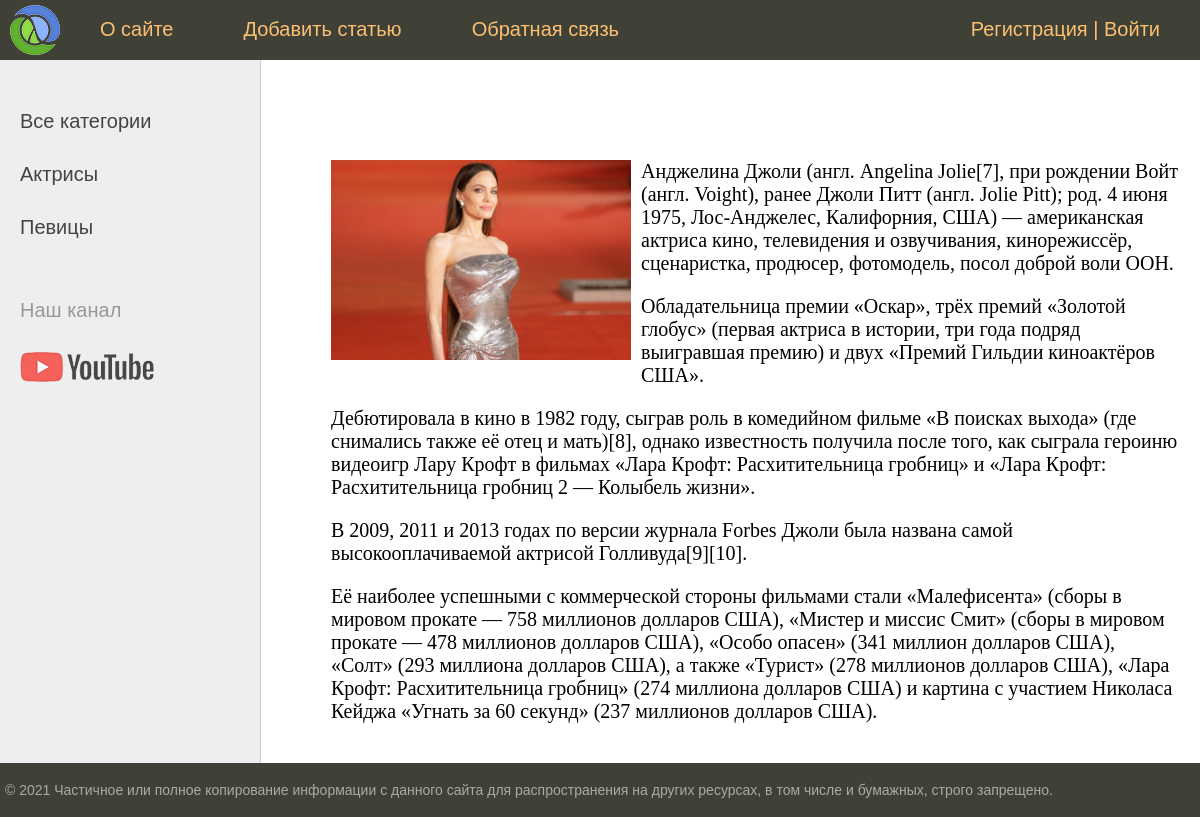
The page /post/andzhelina-dzholi on the database its author committed.
### women/models.py (models this page shows, shortened)
class Category(models.Model):
    name = models.CharField(max_length=100, db_index=True, verbose_name="Категория")
    slug = models.SlugField(max_length=255, unique=True, db_index=True, verbose_name="URL")
    def get_absolute_url(self):
        return reverse('category', kwargs={'cat_slug':self.slug})
    class Meta:
        verbose_name = "Категории"
        verbose_name_plural = "Категории"
        ordering = ['id',]

class Women(models.Model):
    title = models.CharField(max_length=255, verbose_name="Заголовок")
    slug = models.SlugField(max_length=255, unique=True, db_index=True, verbose_name="URL")
    content = models.TextField(verbose_name="Контент")
    photo = models.ImageField(upload_to="photos/%Y/%m/%d/", blank=True, verbose_name="Фото")
    time_create = models.DateTimeField(auto_now_add=True, verbose_name="Время создания")
    time_update = models.DateTimeField(auto_now=True, verbose_name="Время обновления")
    is_published = models.BooleanField(default=True, verbose_name="Публикация")
    category = models.ForeignKey('Category', on_delete=models.PROTECT, verbose_name="Категория")
    class Meta:
        verbose_name = "Известные женщины"
        verbose_name_plural = "Известные женщины"
        ordering = ['time_create', 'title']

### women/views.py (the view)
# urls.py: path('post/<slug:post_slug>', views.ShowPost.as_view(), name='post'),
class ShowPost(DetailView):
    model = models.Women
    template_name = "women/post.html"
    slug_url_kwarg = 'post_slug'
    context_object_name = "post"
    def get_context_data(self, **kwargs):
        context = super().get_context_data(**kwargs)
        context['menu'] = menu
        return context

### women/templatetags/women_tags.py (called while the page is built)
@register.inclusion_tag("women/list_categories.html")
def show_categories(sort=None, category_selected=0):
    if not sort:
        categories = models.Category.objects.all()
    else:
        categories = models.Category.objects.order_by(sort)
    return {"categories":categories, "category_selected":category_selected}

### women/templates/women/post.html (shortened to what this page needs)
{% extends 'women/base.html' %}
{% block content %}
    {% if post.photo %}
    <p><img class="img-article-left" src="{{post.photo.url}}"></p>
    {% endif %}
{{ post.content | linebreaks }}
{% endblock %}

### women/templates/women/list_categories.html
{% for category in categories %}
    {% if category.slug == category_selected %}
        <li class="selected">{{category.name}}</li>
    {% else %}
        <li><a href="{{ category.get_absolute_url }}">{{ category.name }}</a></li>
    {% endif %}
{% endfor %}

### women/static/women/css/styles.css (style rules this page uses)
html, body { font-family: 'Arial'; margin: 0; padding: 0; height: 100%; width: 100%; color: #444; }
a { color: #0059b2; text-decoration: none; }
img { max-width: 600px; height: auto; }
img.img-article-left { max-width: 300px; height: auto; float: left; padding: 0 10px 10px 0; }
.left-chapters ul li { margin: 30px 0 0 0; color: #999; }
.left-chapters ul li a { color: #444; text-decoration: none; }

### rows shown on the page
Category: name "Актрисы"
Category: name "Певицы"
Women: photo (picture), content "Анджелина Джоли (англ. Angelina Jolie[7], при рождении Войт (англ. Voight), ранее Джоли Питт (англ. Jolie Pitt); род. 4 июня 1975, Лос-Анджелес, Калифорния, США) — американская актриса кино, телевидения и озвучивания, кинорежиссёр, сценаристка, продюсер, фотомодель, посол доброй воли ООН. Обладательница премии «Оскар», трёх премий «Золотой глобус» (первая актриса в истории, три года подряд выигравшая премию) и двух «Премий Гильдии киноактёров США». Дебютировала в кино в 1982 году, сыграв роль в комедийном фильме «В поисках выхода» (где снимались также её отец и мать)[8], однако известность получила после того, как сыграла героиню видеоигр Лару Крофт в фильмах «Лара Крофт: Расхитительница…"

### other values the page prints
{{ m.title }} "О сайте" "Добавить статью" "Обратная связь"
